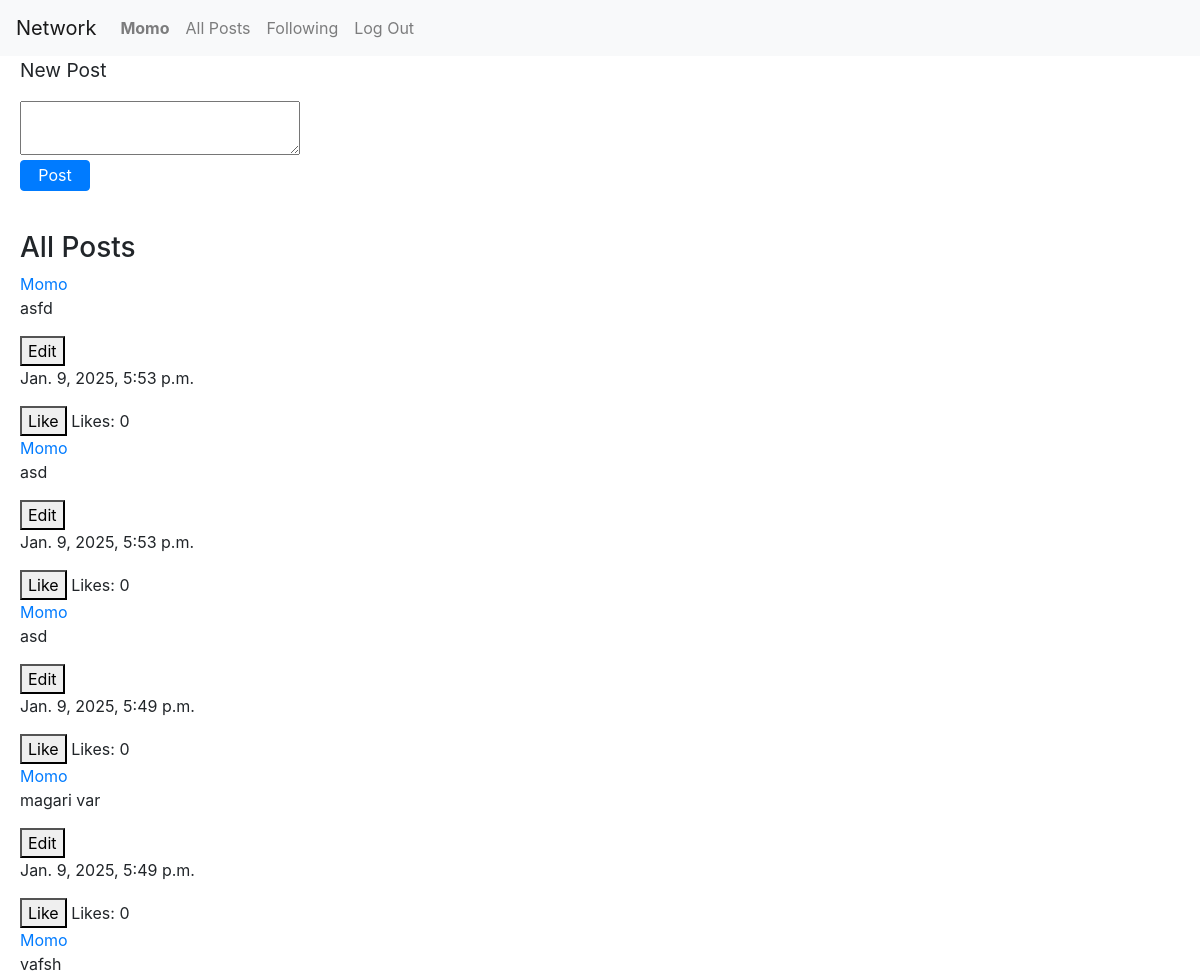
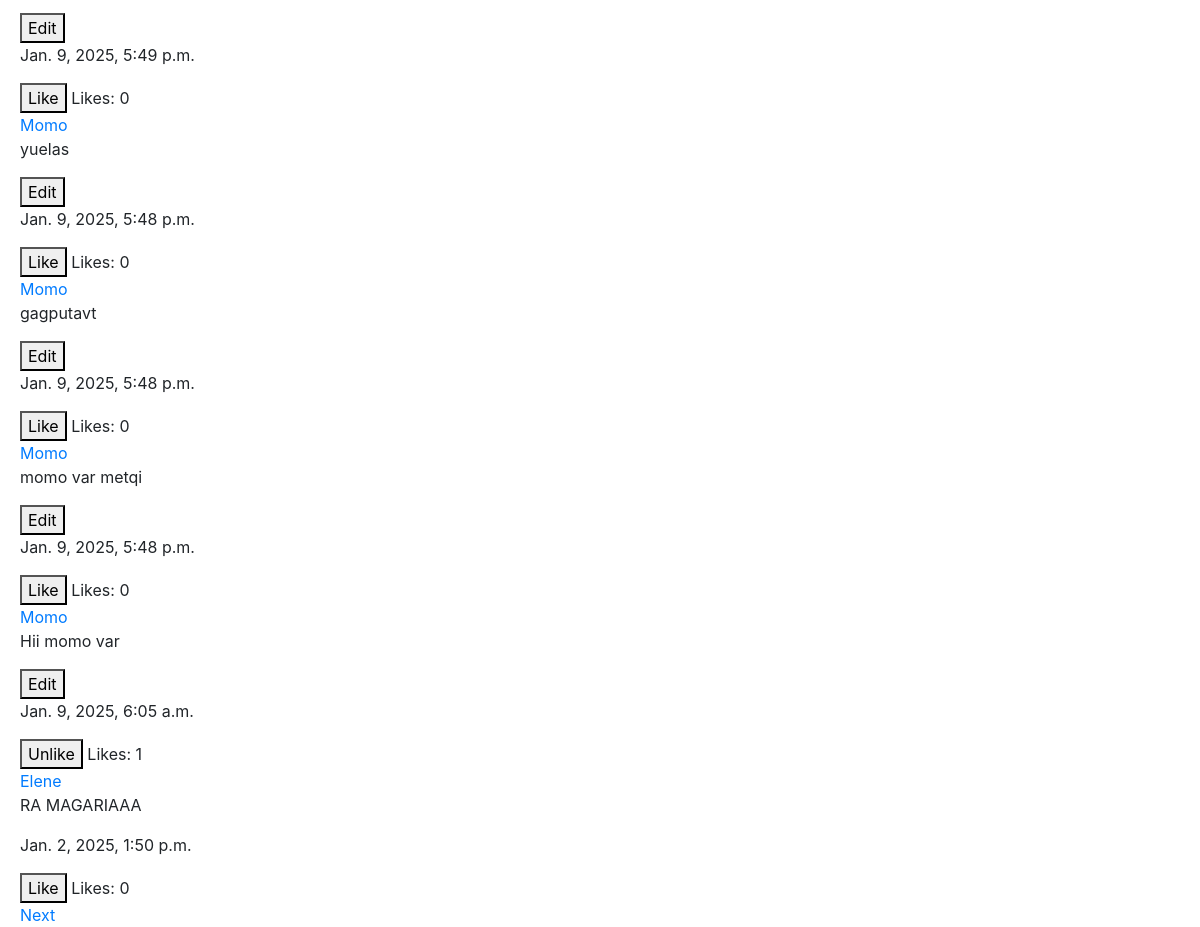
Screenshot of / (signed in) with the database file from the repository (2 pictures, top to bottom).
### network/models.py (models this page shows, shortened)
class User(AbstractUser):
    name = models.CharField(max_length=64, blank=True)
    following = models.ManyToManyField('self', symmetrical=False, related_name='followers')

class Post(models.Model):
    user = models.ForeignKey(User, on_delete=models.CASCADE, related_name='posts')  #link post to the user
    body = models.TextField()
    timestamp = models.DateTimeField(auto_now_add=True) #automatically sets the time
    likes = models.ManyToManyField(User, related_name="liked_posts", blank=True)

### network/views.py (the view)
# urls.py: path("", views.index, name="index"),
def index(request):
    post_list = Post.objects.all().order_by("-timestamp")
    paginator = Paginator(post_list, 10)  # 10 posts
    page_number = request.GET.get('page')
    posts = paginator.get_page(page_number)
    return render(request, "network/index.html", {
        "posts": posts
    })

### network/templates/network/index.html (shortened to what this page needs)
{% extends "network/layout.html" %} {% block body %}
<div class="create-container">
	{% if request.user.is_authenticated %}
	<p class="new-post-header">New Post</p>
	<form class="create-form" action="{% url 'newpost' %}" method="POST">
		<textarea name="body"></textarea>
		<input type="submit" value="Post" class="create-post-btn btn btn-primary" />
	</form>
	{% else %}
	<p>Please log in to create a post.</p>
	{% endif %}
</div>
<div class="all-posts-container">
	<div class="post-list">
		<h3>All Posts</h3>
		{% for post in posts %}
		<div class="post" id="post-{{ post.id }}">
			<a href="{% url 'profile' post.user.username %}"
				>{{ post.user.username }}</a
			>
			<div class="post-content" id="content-{{ post.id }}">
				<p class="post-body" id="post-body-{{ post.id }}">{{post.body}}</p>
				{% if user == post.user %}
				<button class="edit-btn" data-post-id="{{ post.id }}">Edit</button>
				{% endif %}
			</div>
			<p>{{post.timestamp}}</p>
			{% if user.is_authenticated %}
			<button class="like-btn" data-post-id="{{ post.id }}">
				{% if user in post.likes.all %} Unlike {% else %} Like {% endif %}
			</button>
			{% endif %}
			<span id="likes-{{ post.id }}" class="likes-count"
				>Likes: {{ post.likes.count }}</span
			>
		</div>
		{% endfor %}
		<div class="pagination">
			 {% if posts.has_next %}
			<a href="?page={{ posts.next_page_number }}">Next</a>
			{% endif %}
		</div>
	</div>
</div>
{% endblock %}

### network/templates/network/layout.html (shortened to what this page needs)
{% load static %}
<!DOCTYPE html>
<html lang="en">
	<head>
		<link
			rel="stylesheet"
			href="https://stackpath.bootstrapcdn.com/bootstrap/4.4.1/css/bootstrap.min.css"
		/>
		<link href="{% static 'network/styles.css' %}" rel="stylesheet" />
	</head>
	<body>
		<nav class="navbar navbar-expand-lg navbar-light bg-light">
			<a class="navbar-brand" href="#">Network</a>
			<div class="layout-div">
				<ul class="navbar-nav mr-auto">
					{% if user.is_authenticated %}
					<li class="nav-item">
						<a class="nav-link" href="#"
							><strong>{{ user.username }}</strong></a
						>
					</li>
					{% endif %}
					<li class="nav-item">
						<a class="nav-link" href="{% url 'index' %}">All Posts</a>
					</li>
					{% if user.is_authenticated %}
					<li class="nav-item">
						<a class="nav-link" href="{% url 'following' %}">Following</a>
					</li>
					<li class="nav-item">
						<a class="nav-link" href="{% url 'logout' %}">Log Out</a>
					</li>
					{% endif %}
				</ul>
			</div>
		</nav>
		<div class="body">{% block body %} {% endblock %}</div>
	</body>
</html>

### network/static/network/styles.css (style rules this page uses)
.create-container { height: 25%; width: 25%; padding-left: 20px; }
.create-form { display: flex; flex-direction: column; width: 100%; height: 100%; }
.create-post-btn { margin-top: 5px; width: 25%; padding-top: 2px; padding-bottom: 3px; }
.new-post-header { font-size: 1.2em; }
.post-list { list-style-type: none; padding-left: 20px; margin-top: 40px; }

### rows the page displays
User: username "Momo"
Post: user.username "Momo", body "asfd", timestamp "Jan. 9, 2025, 5:53 p.m.", shows "Like", likes.count "0"
Post: user.username "Momo", body "asd", timestamp "Jan. 9, 2025, 5:53 p.m.", shows "Like", likes.count "0"
Post: user.username "Momo", body "asd", timestamp "Jan. 9, 2025, 5:49 p.m.", shows "Like", likes.count "0"
Post: user.username "Momo", body "magari var", timestamp "Jan. 9, 2025, 5:49 p.m.", shows "Like", likes.count "0"
Post: user.username "Momo", body "vafsh", timestamp "Jan. 9, 2025, 5:49 p.m.", shows "Like", likes.count "0"
Post: user.username "Momo", body "yuelas", timestamp "Jan. 9, 2025, 5:48 p.m.", shows "Like", likes.count "0"
Post: user.username "Momo", body "gagputavt", timestamp "Jan. 9, 2025, 5:48 p.m.", shows "Like", likes.count "0"
Post: user.username "Momo", body "momo var metqi", timestamp "Jan. 9, 2025, 5:48 p.m.", shows "Like", likes.count "0"
Post: user.username "Momo", body "Hii momo var", timestamp "Jan. 9, 2025, 6:05 a.m.", shows "Unlike", likes.count "1"
Post: user.username "Elene", body "RA MAGARIAAA", timestamp "Jan. 2, 2025, 1:50 p.m.", shows "Like", likes.count "0"
